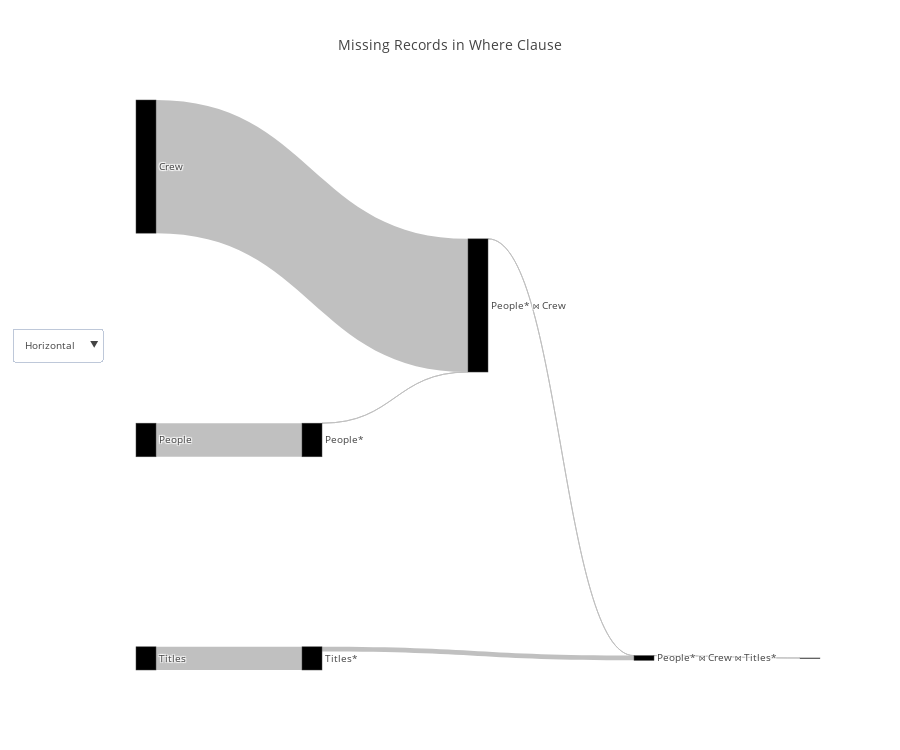

Write notebook code for a chart like this one.
### Code cell
cardinality_df = query_renderer.get_cardinality_df(query, con_str)
query_renderer.vizualize(cardinality_df, title="Missing Records in Where Clause", metrics=["actual_rows"], open_=False)

### Figure 1 — Plotly figure (JSON) as saved in the notebook; plotly's stock layout.template omitted (floating-point values rounded to 4 significant figures)
{"data": [{"link": {"color": ["silver", "silver", "silver", "silver", "silver", "silver", "silver"], "label": ["", "Filter condition: (people.name = ANY ('{\"Owen Wilson\",\"Adam Sandler\",\"Jason Segel\"}'::text[]))", "", "Hash Cond ('Inner', '(crew.person_id = people.person_id)')", "", "Filter condition: (titles.genres ~~* '%Comedy%'::text)", "Hash Cond ('Inner', '(titles.title_id = crew.title_id)')"], "source": [0, 1, 2, 3, 4, 5, 6], "target": [1, 3, 3, 6, 5, 6, 7], "value": [3446261, 3, 13651901, 565, 2379234, 489076, 186]}, "node": {"color": [null, null, null, null, null, null, null], "label": ["People", "People*", "Crew", "People* ⋈ Crew", "Titles", "Titles*", "People* ⋈ Crew ⋈ Titles*"], "pad": 200}, "orientation": "h", "type": "sankey", "valueformat": ",", "valuesuffix": [" Rows", " Rows", " Rows", " Rows", " Rows", " Rows", " Rows"]}], "layout": {"font": {"size": 10}, "height": 750, "title": "Missing Records in Where Clause", "updatemenus": [{"buttons": [{"args": ["orientation", "h"], "label": "Horizontal", "method": "restyle"}, {"args": ["orientation", "v"], "label": "Vertical", "method": "restyle"}], "y": 0.6}]}}
